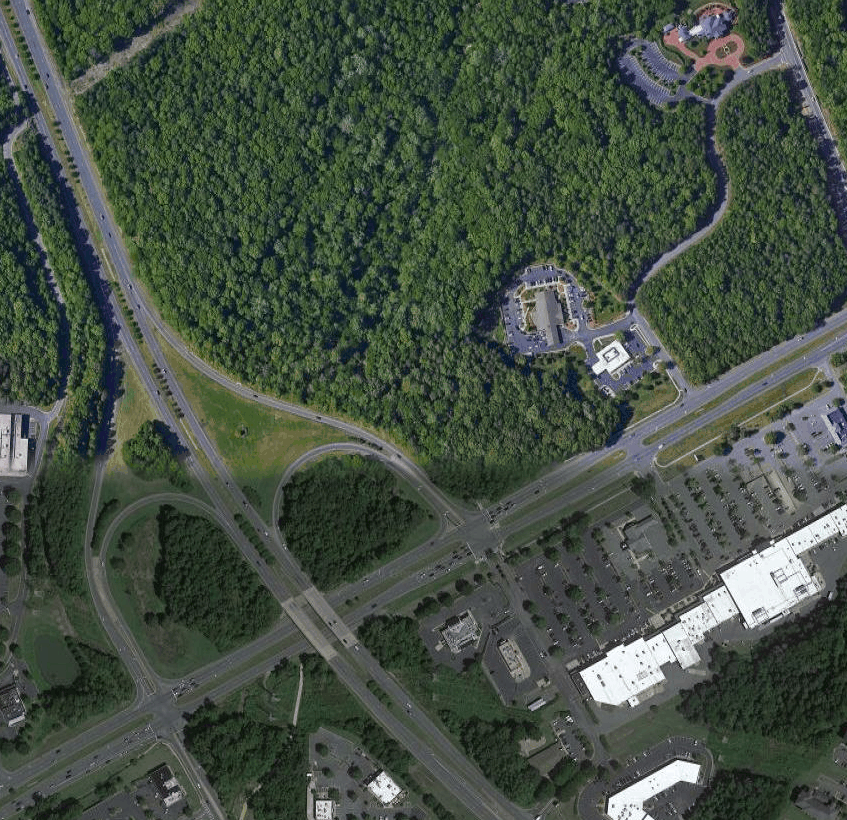
#> input picture georegistration_testbed/src/registration/dataset_registration/dataset_rollar_coaster/fixed/registration_fixed_image_excerpt_1000.png, 847 x 820 px
$ python image_registration_mi.py dataset_registration/dataset_rollar_coaster/fixed/registration_fixed_image_excerpt_1000.png dataset_registration/dataset_rollar_coaster/fixed/registration_fixed_image_excerpt_1014.png   (older library calls are emulated)
#> lines starting #> are read from the running program, lines starting #| are printed output that depends on the picture
### georegistration_testbed/src/registration/image_registration.py
#!/usr/bin/env python

import cv2
import numpy as np

class ImageRegistration(object):
    """An object that runs image registration algorithms on image data."""

    def __init__(self):
        # Define your image topic
        self.initialized = False
        self.OPENCV_VISUALIZE_MATCHES = True
        self.OPENCV_SHOW_HOMOGRAPHY_BOUNDS_ON_REFERENCE = False
        self.OPENCV_SHOW_HOMOGRAPHY_MAXDIM = 1600
        self.SAVE_WARPEDIMAGE = False
        self.MIN_FEATURES_FOR_ALIGNMENT = 10
        self.image_ref = None

    def toString(self):
        return "Null"

    @staticmethod
    def convertImageColorSpace(image):
        if image.ndim < 3:
            channels = 1
            (height, width) = image.shape[:2];
        else:
            (height, width, channels) = image.shape[:3];
        if channels >= 3:
            image_bw = cv2.cvtColor(image, cv2.COLOR_BGR2GRAY)
        else:
            image_bw = image[:, :]
        return image_bw

    # [17 lines left out: function resizeImage, not called in this run]

    @staticmethod
    def fuseImage(moving_image, fixed_image, H_mov2fix):
        if (moving_image is None or fixed_image is None):
            return
        if False:
            img = fixed_image.copy()
            blue = img[:, :, 0].copy()
            #cv2.fillPoly(blue, [np.int_(pts_transformed_homogenous[:, :2])], color=228, lineType=8, shift=0)
            img[:, :, 0] = blue
        else:
            fixed_bw = ImageRegistration.convertImageColorSpace(fixed_image)
            moving_bw = ImageRegistration.convertImageColorSpace(moving_image)
            moving_bw_xformed = cv2.warpPerspective(moving_bw, H_mov2fix, (fixed_bw.shape[1], fixed_bw.shape[0]))
            blue = np.zeros(fixed_bw.shape[:2], dtype=np.uint8)
            green = fixed_bw
            red = moving_bw_xformed
            # print("size (r,g,b)=(%s,%s,%s)" % (red.shape[:2], green.shape[:2], blue.shape[:2]))
            #cv2.fillPoly(blue, [np.int_(pts_transformed_homogenous[:, :2])], color=128, lineType=8, shift=0)
            img = np.dstack((blue, green, red)).astype(np.uint8)
        return img

### georegistration_testbed/src/registration/BFGS.py
import numpy as np
import matplotlib.pyplot as plt


# [6 lines left out: function f, not called in this run]


def grad(f, x):
    """
    CENTRAL FINITE DIFFERENCE CALCULATION
    """
    h = 1000* np.cbrt(np.finfo(float).eps)
    d = len(x)
    nabla = np.zeros(d)
    for i in range(d):
        x_for = np.copy(x)
        x_back = np.copy(x)
        x_for[i] += h
        x_back[i] -= h
        nabla[i] = (f(x_for) - f(x_back)) / (2 * h)
    return nabla


def line_search(f, x, p, nabla):
    """
    BACKTRACK LINE SEARCH WITH WOLFE CONDITIONS
    """
    a = 1
    c1 = 1e-4
    c2 = 0.9
    fx = f(x)
    x_new = x + a * p
    nabla_new = grad(f, x_new)
    while a > 1e-3 and (f(x_new) >= fx + (c1 * a * nabla.T @ p) or nabla_new.T @ p <= c2 * nabla.T @ p):
        a *= 0.5
        x_new = x + a * p
        nabla_new = grad(f, x_new)
    return a


def BFGS(f, x0, max_it, bounds=None, plot=False):
    """
    DESCRIPTION
    BFGS Quasi-Newton Method, implemented as described in Nocedal:
    Numerical Optimisation.


    INPUTS:
    f:      function to be optimised
    x0:     intial guess
    max_it: maximum iterations
    plot:   if the problem is 2 dimensional, returns
            a trajectory plot of the optimisation scheme.

    OUTPUTS:
    x:      the optimal solution of the function f

    """
    d = len(x0)  # dimension of problem
    nabla = grad(f, x0)  # initial gradient
    H = np.eye(d)  # initial hessian
    x = x0[:]
    bracket_len_sq = np.dot(nabla, nabla)
    it = 2
    if plot == True:
        if d == 2:
            x_store = np.zeros((1, 2))  # storing x values
            x_store[0, :] = x
        else:
            print('Too many dimensions to produce trajectory plot!')
            plot = False

    while np.linalg.norm(nabla) > 1e-5 and bracket_len_sq > 1e-3:  # while the length of the gradient vector is non-zero
        if it > max_it:
            print('Maximum iterations reached!')
            break
        it += 1
        p = -H @ nabla  # search direction (Newton Method)
        a = line_search(f, x, p, nabla)  # line search
        s = a * p
        x_new = x + a * p
        bracket_len_sq = np.dot(p, p)
        if abs(a) < 1e-5:
            print('Step size is small = ' + str(a)  + ' bracket length^2 = ' + str(bracket_len_sq))
        nabla_new = grad(f, x_new)
        y = nabla_new - nabla
        # avoid zero curvature situations. may require an exit condition
        curvature_magnitude = np.dot(y, y)
        if curvature_magnitude < 1e-5:
            print('Curvature magnitude is small = ' + str(curvature_magnitude))
            break
            # continue
        y = np.array([y])
        s = np.array([s])
        y = np.reshape(y, (d, 1))
        s = np.reshape(s, (d, 1))
        r = 1 / (y.T @ s)
        li = (np.eye(d) - (r * ((s @ (y.T)))))
        ri = (np.eye(d) - (r * ((y @ (s.T)))))
        hess_inter = li @ H @ ri
        H = hess_inter + (r * ((s @ (s.T))))  # BFGS Update
        nabla = nabla_new[:]
        x = x_new[:]
        if plot == True:
            x_store = np.append(x_store, [x], axis=0)  # storing x
    if plot == True:
        x1 = np.linspace(min(x_store[:, 0] - 0.5), max(x_store[:, 0] + 0.5), 30)
        x2 = np.linspace(min(x_store[:, 1] - 0.5), max(x_store[:, 1] + 0.5), 30)
        X1, X2 = np.meshgrid(x1, x2)
        Z = f([X1, X2])
        plt.figure()
        plt.title('OPTIMAL AT: ' + str(x_store[-1, :]) + '\n IN ' + str(len(x_store)) + ' ITERATIONS')
        plt.contourf(X1, X2, Z, 30, cmap='jet')
        plt.colorbar()
        plt.plot(x_store[:, 0], x_store[:, 1], c='w')
        plt.xlabel('$x_1$');
        plt.ylabel('$x_2$')
        plt.show()
    return x

#

### georegistration_testbed/src/registration/numericalldiff.py
#!/usr/bin/env python

from enum import Enum
import math
import numpy as np


class NumericalDiff(object):
    """An object that numerically differentiates a function."""

    class Method(Enum):
        CENTRAL_DIFFERENCE = 1
        FIVE_POINT_DIFFERENCE = 2
        SEVEN_POINT_DIFFERENCE = 2
        NINE_POINT_DIFFERENCE = 3
        FORWARD_DIFFERENCE = 4

    def __init__(self, fhandle, dim_input=1, dim_output=1, method='central'):
        # Define your image topic
        self.initialized = False
        self.f = fhandle
        self.inputs = dim_input
        self.outputs = dim_output
        self.set_method(method)

    def set_method(self, method='central'):
        if method == 'central':
            self.method = NumericalDiff.Method.CENTRAL_DIFFERENCE
        elif method == 'five-point':
            self.method = NumericalDiff.Method.FIVE_POINT_DIFFERENCE
        elif method == 'seven-point':
            self.method = NumericalDiff.Method.SEVEN_POINT_DIFFERENCE
        elif method == 'nine-point':
            self.method = NumericalDiff.Method.NINE_POINT_DIFFERENCE
        else:
            self.method = NumericalDiff.Method.FORWARD_DIFFERENCE
        # could use MATLAB's eps('double') or eps('single') when made
        # data type agnostic Eigen often uses sqrt(eps('double')) for
        # epsilon in Numerical differentiation (line 72)
        # https://github.com/libigl/eigen/blob/master/unsupported/Eigen/src/NumericalDiff/NumericalDiff.h
        # that works out to about 1.5e-8
        # Another approach to stepsize calculation is described here:
        # https://math.stackexchange.com/questions/815113/is-there-a-general-formula-for-estimating-the-step-size-h-in-numerical-different
        # h = pow(K,1/3)
        # where K = 6*eps/M_3 where :
        # eps is the roundoff error ~1.0e-16*f(p) for double precision ~1e-8*f(p) for single precision
        # M_3 is the Lipschitz bound of the 3rd derivative of the function f in the vicinity of the point where
        # the derivative is being evaluated
        self.epsilon = 1.5e-8
        #self.epsilon = 1.5e-4

    def hessian(self, xin):
        """Compute the Hessian (partial derivatives) of the vector-valued function, f, having a D-dimensional input
         and a K-dimensional output.

        Parameters
        ----------
        x : the D-dimensional input vector where the Hessian should be calculated
        Returns
        -------
        H : The (DxDxK) Hessian matrix holding the second order partial differentials of each
        component of the K-dimensional output vector with respect to the variables of the D-dimensional input vector.
        """
        xin = np.atleast_1d(xin)
        x = xin.copy()
        x_p = x
        x_m = x
        x_pp = x
        x_pm = x
        x_mp = x
        x_mm = x

        H = np.zeros((self.inputs, self.inputs, self.outputs), dtype=np.float64)

        # compute diagonal elements
        for k in range(0, self.outputs):
            for x_i in range(0, self.inputs):
                h_x_i = self.epsilon * math.sqrt(abs(x[x_i]))
                if h_x_i < self.epsilon:
                    h_x_i = self.epsilon
                val2 = np.atleast_1d(self.f(x))
                x[x_i] = x[x_i] + h_x_i
                val1 = np.atleast_1d(self.f(x))
                x[x_i] = x[x_i] - 2 * h_x_i
                val3 = np.atleast_1d(self.f(x))
                x[x_i] = xin[x_i]
                # print("H_diagonal numerator = %s %s %s " % (str(val1[k]), str(val2[k]), str(val3[k])))
                Hiik = (val1[k] - 2 * val2[k] + val3[k]) / (h_x_i * h_x_i)
                # print("H_diagonal = %s " % str(Hiik))
                H[x_i, x_i, k] = Hiik
        x = xin.copy()
        # compute off diagonal elements
        for k in range(0, self.outputs):
            for x_i in range(0, self.inputs):
                h_x_i = self.epsilon * math.sqrt(abs(x[x_i]))
                if h_x_i < self.epsilon:
                    h_x_i = self.epsilon
                # print("before x_p = %s " % str(x_p))
                x_p = x.copy()
                x_m = x.copy()
                # x_p[x_i] = x[x_i] + h_x_i
                x_p[x_i] = x_p[x_i] + h_x_i
                # print("after x_p = %s " % str(x_p))
                # x_m[x_i] = x[x_i] - h_x_i
                x_m[x_i] = x_m[x_i] - h_x_i
                for x_j in range(x_i + 1, self.inputs):
                    h_x_j = self.epsilon * math.sqrt(abs(x[x_j]))
                    if h_x_j < self.epsilon:
                        h_x_j = self.epsilon
                    x_pp = x_p.copy()
                    # print("before x_pp = %s " % str(x_pp))
                    x_pp[x_j] = x_pp[x_j] + h_x_j
                    # print("after x_pp = %s " % str(x_pp))
                    x_pm = x_p.copy()
                    x_pm[x_j] = x_pm[x_j] - h_x_j
                    x_mp = x_m.copy()
                    x_mp[x_j] = x_mp[x_j] + h_x_j
                    x_mm = x_m.copy()
                    x_mm[x_j] = x_mm[x_j] - h_x_j
                    # print("H_off_diagonal numerator x = %s %s %s %s " % (str(x_pp), str(x_pm), str(x_mp), str(x_mm)))
                    val1 = np.atleast_1d(self.f(x_pp))
                    val2 = np.atleast_1d(self.f(x_pm))
                    val3 = np.atleast_1d(self.f(x_mp))
                    val4 = np.atleast_1d(self.f(x_mm))
                    # print("H_off_diagonal numerator = %s %s %s %s " % (str(val1[k]), str(val2[k]), str(val3[k]), str(val4[k])))
                    Hijk = (val1[k] - val2[k] - val3[k] + val4[k]) / (4 * h_x_i * h_x_j)
                    # print("H_off_diagonal = %s " % str(Hijk))
                    H[x_i, x_j, k] = Hijk
                    H[x_j, x_i, k] = H[x_i, x_j, k]

                # x_p[x_i] = xin[x_i]
                # x_m[x_i] = xin[x_i]
        if self.outputs == 1:
            H = H[:, :, 0]
        return H

    # [163 lines left out: functions jacobian, derivative, not called in this run]


# [4 lines that do not run on import are left out]

### georegistration_testbed/src/registration/image_registration_mi.py
#!/usr/bin/env python

import cv2
from PIL.Image import init

from image_registration import *
from numericalldiff import *
import numpy as np
import scipy.optimize
from BFGS import *

class ImageRegistrationWithMutualInformation(ImageRegistration):
    """An object that runs image registration algorithms on image data."""

    def __init__(self):
        self.DEBUG = False
        # Define your image topi
        ImageRegistration.__init__(self)
        self.numIntensityBins = 48
        # Declare maximum iteration number for mutual information optimization
        self.maximum_iteration_number = 100

    def toString(self):
        return "alg = MI max_iter = %s num_bins = %s" % (self.maximum_iteration_number, self.numIntensityBins)

    @staticmethod
    def histogramOutput(image_moving_bw, image_ref_bw, n_bins):
        """
        calculates histogram for equal sized moving image and reference image
        https://numpy.org/doc/stable/reference/generated/numpy.histogram2d.html
        numpy.histogram2d(x, y, bins=10, range=None, normed=None, weights=None, density=None)
        """
        histogram_out, x_edges, y_edges = np.histogram2d(image_moving_bw.ravel(), image_ref_bw.ravel(), bins=n_bins,
                                                         range=None)
        # delete the bin with value P(X=0,Y=y) from the histogram these are all counts of pixels inf the reference
        # image having locations that correspond to empty (off-image) pixels of the moving image
        np.delete(histogram_out, 0, 1)
        return histogram_out

    @staticmethod
    def mutualInformation(hgram):
        """ Mutual information for joint histogram
        Code taken from https://matthew-brett.github.io/teaching/mutual_information.html
        """
        # Convert bins counts to probability values
        pxy = hgram / float(np.sum(hgram))
        px = np.sum(pxy, axis=1, keepdims=True)  # marginal for x over y
        py = np.sum(pxy, axis=0, keepdims=True)  # marginal for y over x
        # px_py = px[:, None] * py[None, :] # Broadcast to multiply marginals
        px_py = px * py
        # Now we can do the calculation using the pxy, px_py 2D arrays
        nzs = pxy > 0  # Only non-zero pxy values contribute to the sum
        vector1 = pxy[nzs]
        # vector2 = px_py[nzs]
        vector2 = np.log2(pxy[nzs] / px_py[nzs])
        mutual_information = np.sum(vector1 * vector2)
        return mutual_information

    @staticmethod
    def applyTransformation(imgIn, imgRefDims, projTransform):
        """
        Input = Image
        Output = Transformed Image
        """
        # [10 lines of commented-out code are left out]
        image_out = cv2.warpPerspective(imgIn, projTransform, (imgRefDims[1], imgRefDims[0]),
                                        flags=cv2.INTER_NEAREST, borderValue=0)
        # imgOut = cv2.warpAffine(imgIn, translation_matrix, (imgOut_width, imgOut_height), flags = cv2.INTER_LINEAR)
        window_title = 'perspective transformed image'
        cv2.namedWindow(window_title, cv2.WINDOW_NORMAL)
        cv2.imshow(window_title, image_out)
        cv2.resizeWindow(window_title, 600, 600)
        cv2.waitKey(10)
        return image_out

    def calculateMutualInformation(self, image_moving, image_ref, transformAsVec):
        """
        1. Image Transformation function call
        2. Histogram function call
        3. Mutual Information function call
        4. Optimization
        """
        # print(str(len(image_moving_bw.ravel())))

        if np.size(transformAsVec) == 8:
            transformComplete = np.append(transformAsVec, [1.0], axis=0)
        elif np.size(transformAsVec) == 7:
            transformComplete = np.append(transformAsVec, [0, 1.0], axis=0)
        elif np.size(transformAsVec) == 6:
            transformComplete = np.append(transformAsVec, [0, 0, 1.0], axis=0)

        H_mov2fix = np.reshape(transformComplete, (3, 3))
        warpedImage = ImageRegistrationWithMutualInformation.applyTransformation(image_moving, image_ref.shape,
                                                                                 H_mov2fix)
        # print(str(len(transform.ravel())))
        # print(str(len(image_ref.ravel())))
        histogram2D_output = ImageRegistrationWithMutualInformation.histogramOutput(warpedImage, image_ref,
                                                                                    n_bins=self.numIntensityBins)
        mutualInformation = ImageRegistrationWithMutualInformation.mutualInformation(histogram2D_output)
        #print('MI = ' + str(mutualInformation))
        fusedImage = ImageRegistration.fuseImage(image_moving, image_ref, H_mov2fix)
        window_title = 'moving-to-fixed image matches'
        cv2.namedWindow(window_title, cv2.WINDOW_NORMAL)
        cv2.imshow(window_title, fusedImage)
        cv2.resizeWindow(window_title, 600, 600)
        cv2.waitKey(10)
        return mutualInformation

    def registerImagePair(self, image_moving_bw, image_ref, initialTransform=np.eye(3), add_noise=False):
        """
        fminsearch matlab equivalent
        https://docs.scipy.org/doc/scipy/reference/generated/scipy.optimize.fmin.html
        """
        self.DEBUG = True
        # [4 lines of commented-out code are left out]
        image_ref_bw = image_ref
        # scalef = float(100)/max(image_ref.shape[:2])
        # image_ref_scaled = cv2.resize(image_ref_bw, (0, 0), fx=scalef, fy=scalef)
        # image_ref_scaled = cv2.GaussianBlur(image_ref_scaled, (15, 15), 0)
        image_ref_scaled = image_ref_bw
        # print("size %s" % str(image_ref_scaled.shape))
        num_params = np.size(initialTransform)
        minimizationErrorFunction = lambda x: -self.calculateMutualInformation(image_moving_bw, image_ref_scaled, x)
        minimizationErrorFunction_df = NumericalDiff(minimizationErrorFunction, num_params, 1, 'central')
        jacobianErrorFunction = lambda x: minimizationErrorFunction_df.jacobian(x)
        hessianErrorFunction = lambda x: minimizationErrorFunction_df.hessian(x)
        #minimize_method = 'Nelder-Mead'
        #minimize_method = 'Newton-CG'
        minimize_method = 'CG'
        #minimize_method = 'SLSQP'

        #hessianMethod = 'None'
        #hessianMethod = '3-point'
        hessianMethod = hessianErrorFunction

        #jacobianMethod = 'None'
        #jacobianMethod = '3-point'
        jacobianMethod = jacobianErrorFunction

        maximum_iterations = 1000

        x_optimized = BFGS(minimizationErrorFunction, np.squeeze(np.asarray(initialTransform)), 100, plot=False)
        # [25 lines of commented-out code are left out]

        hessian = hessianMethod(x_optimized)
        w, v = np.linalg.eig(hessian)
        print('x_optimized = ' + str(x_optimized))
        print('Hessian eigenvalues = ' + str(w))

        if np.size(x_optimized) == 8:
            estTransformAsVec = np.append(x_optimized, [1.0], axis=0)
        elif np.size(x_optimized) == 7:
            estTransformAsVec = np.append(x_optimized, [0, 1.0], axis=0)
        elif np.size(x_optimized) == 6:
            estTransformAsVec = np.append(x_optimized, [0, 0, 1.0], axis=0)

        Hest = np.reshape(estTransformAsVec, (3, 3))
        fused_image = ImageRegistration.fuseImage(image_moving_bw, image_ref, Hest)
        print('Saving image ' + 'registration_result_image.png')
        cv2.imwrite('registration_result_image_.png', fused_image)
        if (self.DEBUG == True):
            print("finalTransform = %s" % str(Hest))
        mask = None
        self.DEBUG = False
        return (Hest, mask)


# example run via console
#
# ./image_registration.py ../../im22.jpg ../../im2.jpg
#
if __name__ == '__main__':
    import sys

    if len(sys.argv) < 3:
        print('usage: %s image_moving image_reference' % sys.argv[0])
        sys.exit(1)

    image_moving_path = sys.argv[1]
    image_reference_path = sys.argv[2]

    # image_moving = cv2.imread(img1_path, cv2.CV_LOAD_IMAGE_GRAYSCALE)
    # image_reference = cv2.imread(img2_path, cv2.CV_LOAD_IMAGE_GRAYSCALE)
    image_moving = cv2.imread(image_moving_path)
#> image_moving is the input picture: shape (820, 847, 3); mean B, G, R 67.7, 80, 68.8
    image_reference = cv2.imread(image_reference_path)
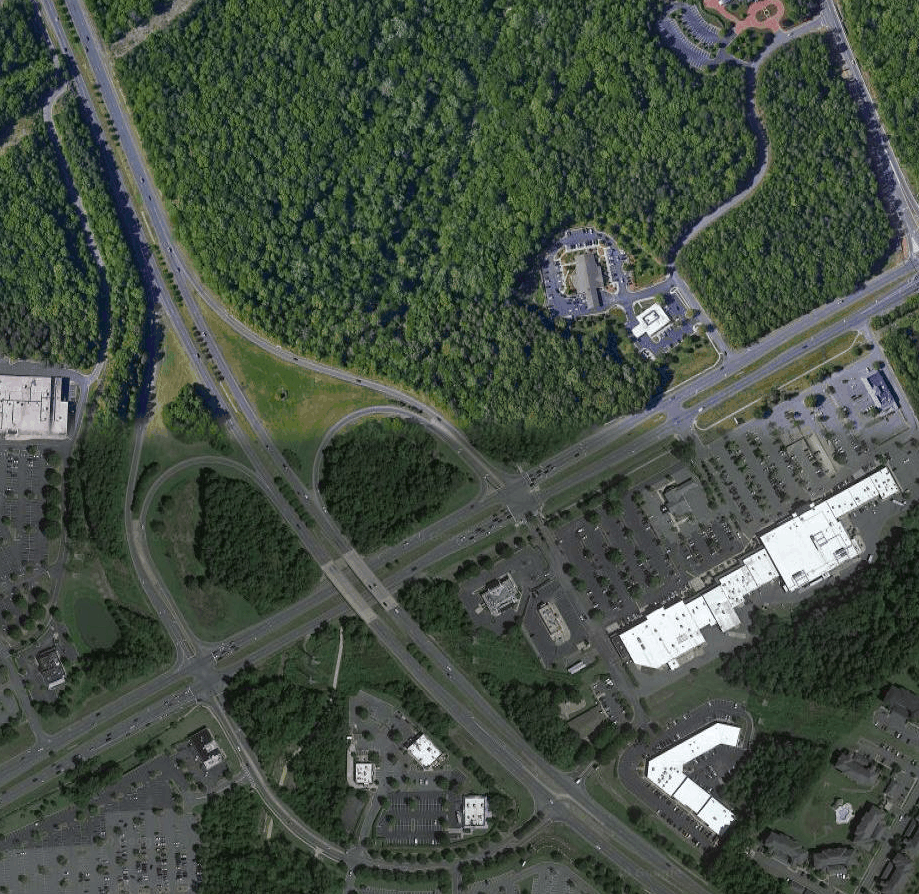
#> input picture georegistration_testbed/src/registration/dataset_registration/dataset_rollar_coaster/fixed/registration_fixed_image_excerpt_1014.png, 919 x 894 px
#> image_reference is the input picture: shape (894, 919, 3); mean B, G, R 68.3, 79.6, 69.2
    image_moving = cv2.blur(image_moving, (40, 40))
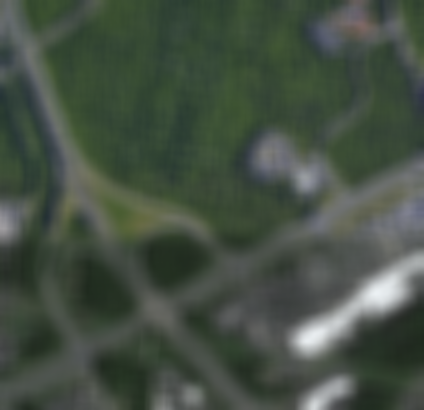
#> image_moving: shape (820, 847, 3) (shown at 1/2 size); mean B, G, R 67.7, 80, 68.8
    image_reference = cv2.blur(image_reference, (40, 40))
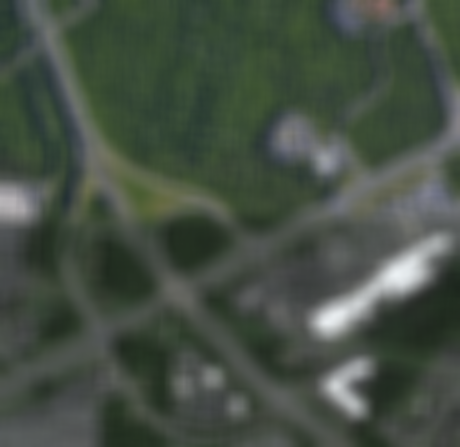
#> image_reference: shape (894, 919, 3) (shown at 1/2 size); mean B, G, R 68.3, 79.6, 69.2
    scale_factor = 1.0 / 10.0
    image_moving = cv2.resize(image_moving,
                              (
                                  int(image_moving.shape[1] * scale_factor), int(image_moving.shape[0] * scale_factor)))
#> image_moving: shape (82, 84, 3)
    image_reference = cv2.resize(image_reference, (
        int(image_reference.shape[1] * scale_factor), int(image_reference.shape[0] * scale_factor)))
#> image_reference: shape (89, 91, 3)
    image_moving_bw = ImageRegistration.convertImageColorSpace(image_moving)
#> in convertImageColorSpace, `image_bw = cv2.cvtColor(image, cv2.COLOR_BGR2GRAY)`:
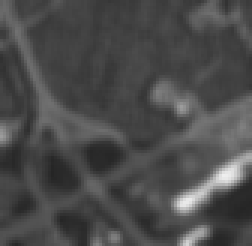
#> image_bw: shape (82, 84) (shown 3 times larger); min 37, max 238, mean 75.3
    image_reference_bw = ImageRegistration.convertImageColorSpace(image_reference)
#> (the rest of the program and of its run is left out)
